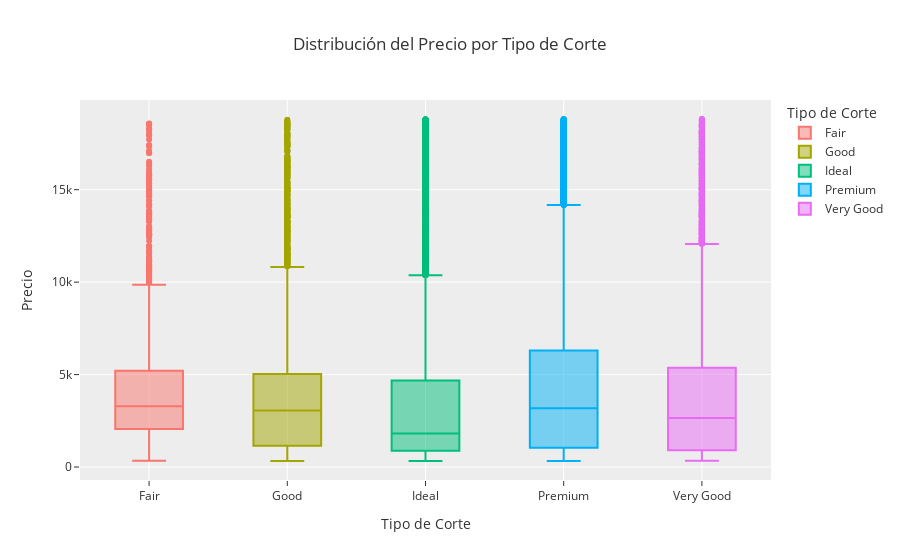

This figure's notebook cell:
### Code cell
box_plot = px.box(
    df,
    x='cut',
    y='price',
    color='cut',
    title='Distribución del Precio por Tipo de Corte',
    labels={'cut': 'Tipo de Corte', 'price': 'Precio'},
    template='ggplot2'
)

box_plot.show()

### Figure 1 — Plotly figure (JSON) as saved in the notebook; plotly's stock layout.template omitted (floating-point values rounded to 4 significant figures; data arrays with more than 128 entries replaced by an {"elided": "..."} marker saying what was removed)
{"data": [{"alignmentgroup": "True", "hovertemplate": "Tipo de Corte=%{x}<br>Precio=%{y}<extra></extra>", "legendgroup": "Fair", "marker": {"color": "#F8766D"}, "name": "Fair", "notched": false, "offsetgroup": "Fair", "orientation": "v", "showlegend": true, "type": "box", "x": {"elided": "1610 str values"}, "x0": " ", "xaxis": "x", "y": {"elided": "1610 int values"}, "y0": " ", "yaxis": "y"}, {"alignmentgroup": "True", "hovertemplate": "Tipo de Corte=%{x}<br>Precio=%{y}<extra></extra>", "legendgroup": "Good", "marker": {"color": "#A3A500"}, "name": "Good", "notched": false, "offsetgroup": "Good", "orientation": "v", "showlegend": true, "type": "box", "x": {"elided": "4906 str values"}, "x0": " ", "xaxis": "x", "y": {"elided": "4906 int values"}, "y0": " ", "yaxis": "y"}, {"alignmentgroup": "True", "hovertemplate": "Tipo de Corte=%{x}<br>Precio=%{y}<extra></extra>", "legendgroup": "Ideal", "marker": {"color": "#00BF7D"}, "name": "Ideal", "notched": false, "offsetgroup": "Ideal", "orientation": "v", "showlegend": true, "type": "box", "x": {"elided": "21553 str values"}, "x0": " ", "xaxis": "x", "y": {"elided": "21553 int values"}, "y0": " ", "yaxis": "y"}, {"alignmentgroup": "True", "hovertemplate": "Tipo de Corte=%{x}<br>Precio=%{y}<extra></extra>", "legendgroup": "Premium", "marker": {"color": "#00B0F6"}, "name": "Premium", "notched": false, "offsetgroup": "Premium", "orientation": "v", "showlegend": true, "type": "box", "x": {"elided": "13791 str values"}, "x0": " ", "xaxis": "x", "y": {"elided": "13791 int values"}, "y0": " ", "yaxis": "y"}, {"alignmentgroup": "True", "hovertemplate": "Tipo de Corte=%{x}<br>Precio=%{y}<extra></extra>", "legendgroup": "Very Good", "marker": {"color": "#E76BF3"}, "name": "Very Good", "notched": false, "offsetgroup": "Very Good", "orientation": "v", "showlegend": true, "type": "box", "x": {"elided": "12080 str values"}, "x0": " ", "xaxis": "x", "y": {"elided": "12080 int values"}, "y0": " ", "yaxis": "y"}], "layout": {"boxmode": "overlay", "legend": {"title": {"text": "Tipo de Corte"}, "tracegroupgap": 0}, "title": {"text": "Distribución del Precio por Tipo de Corte"}, "xaxis": {"anchor": "y", "categoryarray": ["Fair", "Good", "Ideal", "Premium", "Very Good"], "categoryorder": "array", "domain": [0, 1], "title": {"text": "Tipo de Corte"}}, "yaxis": {"anchor": "x", "domain": [0, 1], "title": {"text": "Precio"}}}}
